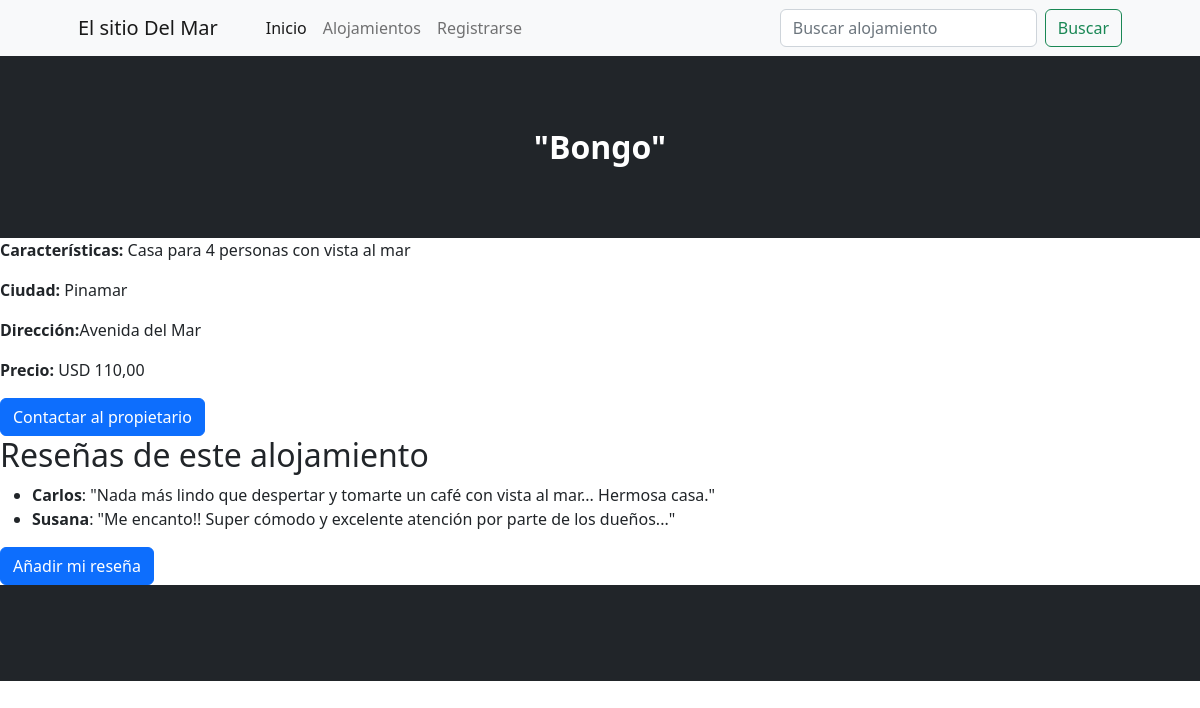
Screenshot of /alojamiento/4/ with the database file from the repository.
### aplicacion/models.py (models this page shows, shortened)
class Alojamiento(models.Model):
    titulo = models.CharField(max_length=200)
    descripcion = models.TextField()
    ciudad = models.CharField(max_length=200, default="No determinado")
    direccion = models.CharField(max_length=200, default="No determinado")
    email = models.EmailField(default="example@example.com")
    precio = models.DecimalField(max_digits=10, decimal_places=2, default=0.00)
    imagen = models.ImageField(upload_to='alojamiento/', null=True, blank=True)

class Review(models.Model):
    alojamiento = models.ForeignKey(Alojamiento, on_delete=models.CASCADE)
    texto = models.TextField()
    calificacion = models.IntegerField()
    usuario = models.ForeignKey(Usuario, on_delete=models.CASCADE)

class Usuario(models.Model):
    nombre = models.CharField(max_length=100)
    email = models.EmailField(unique=True)

### aplicacion/views.py (the view)
# urls.py: path('alojamiento/<int:alojamiento_id>/', detalle_alojamiento, name='detalle_alojamiento'),
def detalle_alojamiento(request, alojamiento_id):
    alojamiento = get_object_or_404(Alojamiento, id=alojamiento_id)
    return render(request, 'aplicacion/detalle_alojamiento.html', {'alojamiento': alojamiento})

### aplicacion/templates/aplicacion/detalle_alojamiento.html (shortened to what this page needs)
{% extends 'aplicacion/index.html' %}
{% block header %}
<header class="bg-dark py-5">
    <div class="container px-3 px-lg-4 my-4">
        <div class="text-center text-white">
            <h2 class="display-7 fw-bolder">"{{ alojamiento.titulo }}"</h2>
        </div>
    </div>
</header>
{% endblock header %}
{% block contenido %}
<!DOCTYPE html>
<html lang="en">
<head>
</head>
<body>
    <p><strong>Características:</strong> {{ alojamiento.descripcion }}</p>
    <p><strong>Ciudad:</strong> {{ alojamiento.ciudad }}</p>
    <p><strong>Dirección:</strong>{{ alojamiento.direccion }}</p>
    <p><strong>Precio:</strong> USD {{ alojamiento.precio }}</p>
    {% if alojamiento.email %}
    <a href="mailto:{{ alojamiento.email }}" class="btn btn-primary">Contactar al propietario</a>
    {% else %}
    <p>El propietario de este alojamiento no ha proporcionado un correo electrónico.</p>
    {% endif %}
    <h2>Reseñas de este alojamiento</h2>
    {% if alojamiento.review_set.all %}
    <ul>
        {% for r in alojamiento.review_set.all %}
        <li> <strong>{{ r.usuario.nombre }}</strong>: "{{ r.texto }}"</li>
        {% endfor %}
    </ul>
    {% else %}
    <p>Aún no hay reseñas para este alojamiento.</p>
    {% endif %}
    <a href="{% url 'nuevo_review'%}" class="btn btn-primary">Añadir mi reseña</a>
</body>
</html>
{% endblock contenido %}

### rows the page displays
Alojamiento: titulo "Bongo", descripcion "Casa para 4 personas con vista al mar", ciudad "Pinamar", direccion "Avenida del Mar", precio "110,00"
Review: usuario.nombre "Carlos", texto "Nada más lindo que despertar y tomarte un café con vista al mar... Hermosa casa."
Review: usuario.nombre "Susana", texto "Me encanto!! Super cómodo y excelente atención por parte de los dueños..."
